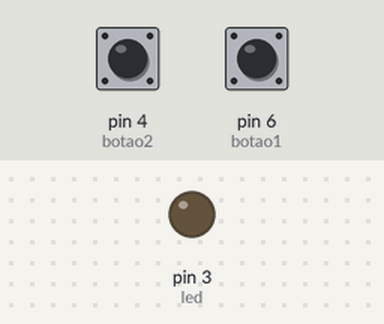
The sketch below on a simulated Arduino Uno, built with avr-gcc and run on an emulated ATmega328P. Shown: output pins drawn as LEDs (lit = HIGH). The inputs (shaded band) are chosen by the test bench; at power-on: pin 4 (botao2) LOW, pin 6 (botao1) LOW.

Above: at 1.2 s.
1.3 s: pin 4 (botao2) pulled HIGH for 0.15 s
At 2.1 s:
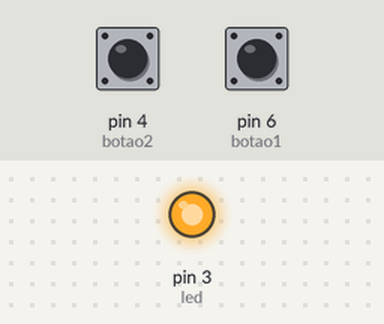
Timing chart, 0 to 4.3 s (numbered marks = the images above; inputs shaded):
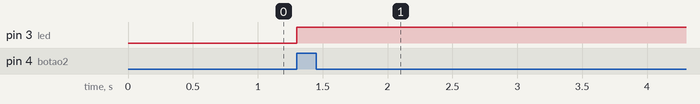

The sketch:

exercise10.ino
```cpp
/*
10 - Crie uma lógica a qual o botão deve ligar o led somente se um dos dois botões for pressionado. Se ambos
Forem pressionados juntos, o led não deve ligar.
*/

//Declaração de Variáveis
int led = 3;
int botao1 = 6;
int botao2 = 4;

//void setup
void setup(){
  	pinMode(botao1, INPUT);
  	pinMode(botao2, INPUT);
    pinMode(led, OUTPUT);
}

//void loop
void loop(){
  if(digitalRead(botao1) == 1 && digitalRead(botao2) == 1) {
  	digitalWrite(led, 0);
    return;
  }

   if(digitalRead(botao1) == 1) {
  	digitalWrite(led, 1);
  }

  if(digitalRead(botao2) == 1) {
  	digitalWrite(led, 1);
  }

}
```

Measured:
- after the input at 1.3 s, pin 3 (led): LOW → HIGH at once
